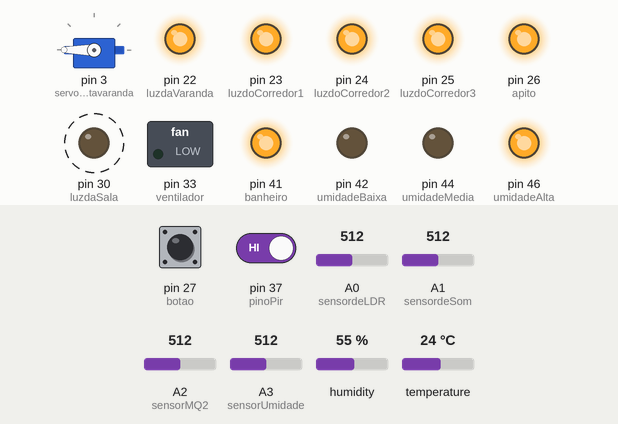
Bench run of a sketch on a simulated Arduino Mega 2560, built with avr-gcc and run on an emulated ATmega2560. Shown: servo, switched loads named in the sketch (green lamp = pin HIGH), output pins drawn as LEDs (lit = HIGH). Wiring (inferred from the names in the program): DHT11 sensor: data pin 29. Dashed ring = blinking. The test bench sets the inputs (shaded band); at power-on: A0 (sensordeLDR) = 512, A3 (sensorUmidade) = 512, A1 (sensordeSom) = 512, pin 27 (botao) LOW, pin 37 (pinoPir) HIGH, A2 (sensorMQ2) = 512, humidity 55 %, temperature 24 °C. Pins used as bus, display or sensor lines are not drawn; what the sketch prints to the serial monitor is not drawn.

Above: at 0.93 s.
1.3 s: A0 (sensordeLDR) set to 783
4.3 s: A0 (sensordeLDR) set to 812
At 4.47 s:
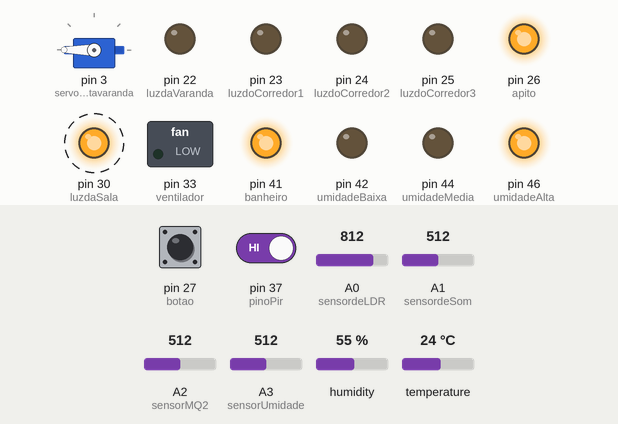
7.3 s: A3 (sensorUmidade) set to 679
10.3 s: A3 (sensorUmidade) set to 700
At 10.72 s:
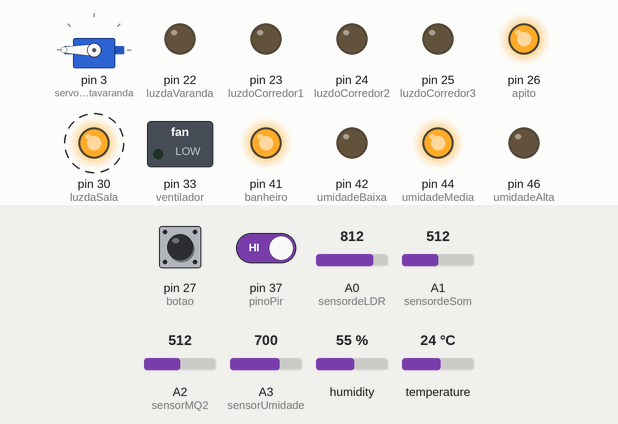
13.3 s: A1 (sensordeSom) set to 217
16.3 s: A1 (sensordeSom) set to 189
At 16.44 s:
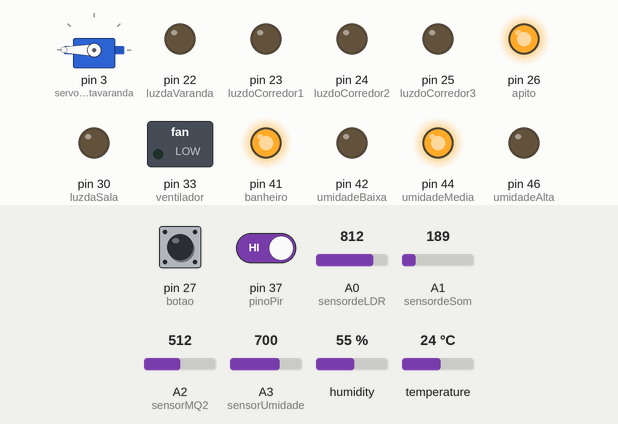
Timing chart, 0 to 19.3 s (numbered marks = the images above; inputs shaded):
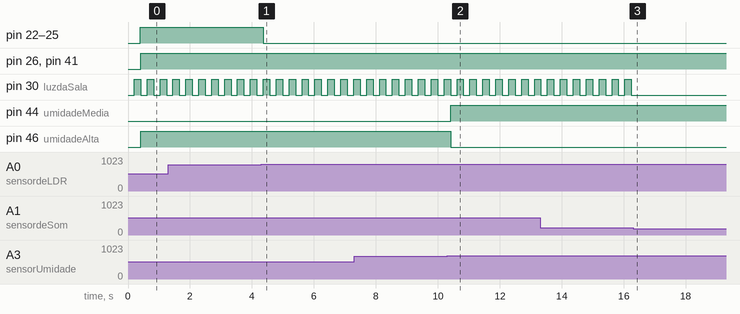

The sketch:

arduino_MaqueteCasa.ino
```cpp
/*
  Projeto: Casa Automatizada SPMAKERWEEK
  Autor:Cícero Henrique
  Data: 19/08/2019
  Descrição: Prorgamação de automação de casa inteligente com Arduino. Com exemplos de automação por sensores e controle de área de uma residência
  utilizando placa Arduino Mega - 2560. O propósito é incentivar o uso da plataforma para atrair público em resolução de problemas reais com uso
  da plataforma Arduino.
*/
//Importação de bibliotecas
#include <Servo.h>
#include <dht.h>


//Define objeto Servo
Servo servoPortavaranda;
//Define objeto dht
dht DHT;

//Definição de portas de sensores
#define sensordeLDR     A0
#define sensordeSom     A1
#define sensorMQ2       A2
#define sensorUmidade   A3
#define sensorIR        2
#define luzdaVaranda    22
#define luzdoCorredor1  23
#define luzdoCorredor2  24
#define luzdoCorredor3  25
#define apito           26
#define botao           27
#define luzdaSala       30
#define ventilador      33
#define DHT22_PIN       29
#define pinoPir         37
#define banheiro        41
#define umidadeBaixa    42              //LED UMIDADE BAIXA
#define umidadeMedia    44              //LED UMIDADE MEDIA
#define umidadeAlta     46              //LED UMIDADE ALTA

//Define contador do sensor
struct {
  uint32_t total;
}
stat = { 0 };

//Definição de variáveis
int valordoSensordeLuz;
int valordoSensorIR;
int posicaoServo;
int contador = 0;
int campainhaApertada;
int palma;
int acionamento;
float temperatura;
boolean ligar = HIGH;
int limitedoSensordeGAS = 300;                      //DEFININDO UM VALOR LIMITE (NÍVEL DE GÁS NORMAL)
long ultimoTempo = 0;
long intervalodeTempoSensorPalma = 200;

void setup() {
  Serial.begin(115200);
  pinMode(luzdaVaranda,     OUTPUT);
  pinMode(luzdoCorredor1,   OUTPUT);
  pinMode(luzdoCorredor2,   OUTPUT);
  pinMode(luzdoCorredor3,   OUTPUT);
  pinMode(apito,            OUTPUT);
  pinMode(luzdaSala,        OUTPUT);
  pinMode(ventilador,       OUTPUT);
  pinMode(banheiro,         OUTPUT);
  pinMode(sensorIR,         INPUT);
  pinMode(botao,            INPUT);
  pinMode(sensorMQ2,        INPUT);                 //DEFINE O PINO DO SENSOR COMO ENTRADA
  pinMode(sensorUmidade,    INPUT);             //DEFINE O PINO DO SENSOR COMO ENTRADA
  pinMode(umidadeBaixa,     OUTPUT);
  pinMode(umidadeMedia,     OUTPUT);
  pinMode(umidadeAlta,      OUTPUT);
  pinMode(pinoPir,          INPUT);
  pinMode(sensordeSom,      INPUT);

  servoPortavaranda.attach(3);
  servoPortavaranda.write(180);

  Serial.println("Umidade (%) | \tTemperatura (C)");

  digitalWrite(luzdaVaranda,    LOW);
  digitalWrite(luzdoCorredor1,  LOW);
  digitalWrite(luzdoCorredor2,  LOW);
  digitalWrite(luzdoCorredor3,  LOW);
  digitalWrite(luzdaSala,       LOW);
  digitalWrite(apito,           LOW);
  digitalWrite(ventilador,      LOW);
  digitalWrite(banheiro,        LOW);

}

void loop() {
  unsigned long tempoAtual = millis();

  if (tempoAtual - ultimoTempo > intervalodeTempoSensorPalma) {
    ultimoTempo = tempoAtual;
    sensordeGAS();
    sensordeLuz();
//  sensordePorta();
    campainha();
    sensorDHT();
    sensorMovimento();
    sensordeGAS();
    sensordeUmidadeSolo();
  }
  sensordePalma();

}

void sensordeLuz() {
  valordoSensordeLuz = analogRead(sensordeLDR);
  Serial.println(valordoSensordeLuz);

  if ( valordoSensordeLuz >= 800 ) {
    digitalWrite(luzdaVaranda, LOW);
    digitalWrite(luzdoCorredor1, LOW);
    digitalWrite(luzdoCorredor2, LOW);
    digitalWrite(luzdoCorredor3, LOW);
    Serial.println("Luz da varanda está apagada!");
  }
  else if (valordoSensordeLuz < 800) {
    digitalWrite(luzdaVaranda, HIGH);
    digitalWrite(luzdoCorredor1, HIGH);
    digitalWrite(luzdoCorredor2, HIGH);
    digitalWrite(luzdoCorredor3, HIGH);
    Serial.println("Luz da varanda está Ligada!");
  }

}

void sensordePorta() {
  //Le as informações do sensor Infravermelho
  valordoSensorIR = digitalRead(sensorIR);
  Serial.println(valordoSensorIR);

  if (valordoSensorIR == 0) //Verifica se o objeto foi detectado
    contador = contador + 1;

  // Serial.println(contador);
  if (contador == 1) {
    Serial.println("Porta da varada está aberta!");
    servoPortavaranda.write(75);
    delay(1000);
  }
  else if (contador == 2) {
    Serial.println("Porta da varada está fechada!");
    servoPortavaranda.write(180);
    delay(1000);
    contador = 0;
  }

}

void campainha() {

  campainhaApertada = digitalRead(botao);
  Serial.println(campainhaApertada);
  if (campainhaApertada == HIGH) {
    digitalWrite(apito, HIGH);
  }
  else if (campainhaApertada == LOW) {
    digitalWrite(apito, LOW);
  }
}

void sensordePalma() {

  palma = analogRead(sensordeSom); //Le o valor do sensor de Som
  Serial.println(palma); //Mostra no monitor Serial o valor lido

  if (palma > 200 ) {
    ligar = !ligar;
    digitalWrite(luzdaSala,  ligar);
    delay(200);
  }


}

void sensorDHT() {

  // Lê os dados so sensor de temperatura e umidade
  uint32_t start = micros();
  int chk = DHT.read22(DHT22_PIN);
  uint32_t stop = micros();

  //Contador
  stat.total++;

  // DISPLAY DATA
  Serial.print(DHT.humidity, 1);
  Serial.print("\t\t");
  Serial.print(DHT.temperature, 1);
  Serial.print("\t");
  Serial.println();

  temperatura = DHT.temperature;

  if (temperatura >= 25.00) {
    digitalWrite(ventilador, HIGH);
  }
  else if (temperatura < 25.00) {
    digitalWrite(ventilador, LOW);
  }
}

void sensorMovimento() {
  acionamento = digitalRead(pinoPir); //Le o valor do sensor PIR
  Serial.println(acionamento);

  if (acionamento == LOW) { //Sem movimento, mantem rele desligado
    digitalWrite(banheiro, LOW);
  } else { //Caso seja detectado um movimento, aciona o rele
    digitalWrite(banheiro, HIGH);
  }
}

void  sensordeGAS() {
  Serial.print("Nível de Gás Ambiente: ");             //EXIBE O TEXTO NO MONITOR SERIAL
  Serial.println(analogRead(sensorMQ2));               //MOSTRA NO MONITOR SERIAL O VALOR LIDO DO PINO ANALÓGICO
  if (analogRead(sensorMQ2) > limitedoSensordeGAS) {   //SE VALOR LIDO NO PINO ANALÓGICO FOR MAIOR QUE O VALOR LIMITE, FAZ
    digitalWrite(apito, HIGH);                         //ATIVA O BUZZER E O MESMO EMITE O SINAL SONORO
  } else {                                             //SENÃO, FAZ
    digitalWrite(apito, LOW);                          //BUZZER DESLIGADO
  }
  //  delay(100);                                          //INTERVALO DE 100 MILISSEGUNDOS
}

void sensordeUmidadeSolo() {
  int valorUmidade;               //VARIÁVEL QUE ARMAZENA O PERCENTUAL DE UMIDADE DO SOLO
  int umidadeMin = 600;           //VALOR MEDIDO COM O SOLO SECO
  int umidadeMax = 900;           //VALOR MEDIDO COM O SOLO ENXARCADO

  valorUmidade = constrain(analogRead(sensorUmidade), umidadeMin , umidadeMax); //MANTÉM valorUmidade DENTRO DO INTERVALO
  valorUmidade = map(valorUmidade, umidadeMin, umidadeMax, 100, 0);             //EXECUTA A FUNÇÃO "map" DE ACORDO COM OS PARÂMETROS PASSADOS
  Serial.print("Umidade do solo: ");                                            //IMPRIME O TEXTO NO MONITOR SERIAL
  Serial.print(valorUmidade);                                                    //IMPRIME NO MONITOR SERIAL O PERCENTUAL DE UMIDADE DO SOLO
  Serial.println("%");                                                          //IMPRIME O CARACTERE NO MONITOR SERIAL
  //delay(100);

  if (valorUmidade < 30) {
    digitalWrite(umidadeBaixa, HIGH);
    digitalWrite(umidadeMedia, LOW);
    digitalWrite(umidadeAlta, LOW);
  }
  else if (valorUmidade > 30 && valorUmidade < 70) {
    digitalWrite(umidadeMedia, HIGH);
    digitalWrite(umidadeBaixa, LOW);
    digitalWrite(umidadeAlta, LOW);
  }
  else if (valorUmidade > 70) {
    digitalWrite(umidadeAlta, HIGH);
    digitalWrite(umidadeBaixa, LOW);
    digitalWrite(umidadeMedia, LOW);
  }
}
```

dht.h
```cpp
//
//    FILE: dht.h
//  AUTHOR: Rob Tillaart
// VERSION: 0.1.20
// PURPOSE: DHT Temperature & Humidity Sensor library for Arduino
//     URL: http://arduino.cc/playground/Main/DHTLib
//
// HISTORY:
// see dht.cpp file
//

#ifndef dht_h
#define dht_h

#if ARDUINO < 100
#include <WProgram.h>
#include <pins_arduino.h>  // fix for broken pre 1.0 version - TODO TEST
#else
#include <Arduino.h>
#endif

#define DHT_LIB_VERSION "0.1.20"

#define DHTLIB_OK                   0
#define DHTLIB_ERROR_CHECKSUM       -1
#define DHTLIB_ERROR_TIMEOUT        -2
#define DHTLIB_ERROR_CONNECT        -3
#define DHTLIB_ERROR_ACK_L          -4
#define DHTLIB_ERROR_ACK_H          -5

#define DHTLIB_DHT11_WAKEUP         18
#define DHTLIB_DHT_WAKEUP           1

#define DHTLIB_DHT11_LEADING_ZEROS  1
#define DHTLIB_DHT_LEADING_ZEROS    6

// max timeout is 100 usec.
// For a 16 Mhz proc 100 usec is 1600 clock cycles
// loops using DHTLIB_TIMEOUT use at least 4 clock cycli
// so 100 us takes max 400 loops
// so by dividing F_CPU by 40000 we "fail" as fast as possible
#define DHTLIB_TIMEOUT 400 // (F_CPU/40000)

class dht
{
public:
    // return values:
    // DHTLIB_OK
    // DHTLIB_ERROR_CHECKSUM
    // DHTLIB_ERROR_TIMEOUT
    // DHTLIB_ERROR_CONNECT
    // DHTLIB_ERROR_ACK_L
    // DHTLIB_ERROR_ACK_H
    int8_t read11(uint8_t pin);
    int8_t read(uint8_t pin);

    inline int8_t read21(uint8_t pin) { return read(pin); };
    inline int8_t read22(uint8_t pin) { return read(pin); };
    inline int8_t read33(uint8_t pin) { return read(pin); };
    inline int8_t read44(uint8_t pin) { return read(pin); };

    double humidity;
    double temperature;

private:
    uint8_t bits[5];  // buffer to receive data
    int8_t _readSensor(uint8_t pin, uint8_t wakeupDelay, uint8_t leadingZeroBits);
};
#endif
//
// END OF FILE
//
```

Measured:
- the behaviour switches between 799 and 800 on A0 (sensordeLDR) (found by bisection; images 0 and 1)
- the behaviour switches between 692 and 693 on A3 (sensorUmidade) (found by bisection; images 1 and 2)
- the behaviour switches between 201 and 200 on A1 (sensordeSom) (found by bisection; images 2 and 3)
- after the input at 4.3 s, pin 22 (luzdaVaranda), pin 23 (luzdoCorredor1), pin 24 (luzdoCorredor2), pin 25 (luzdoCorredor3): HIGH → LOW after 0.06 s
- after the input at 10.3 s, pin 44 (umidadeMedia): LOW → HIGH after 0.11 s; pin 46 (umidadeAlta): HIGH → LOW after 0.11 s
- after the input at 16.3 s, pin 30 (luzdaSala): stops changing and stays LOW
- by itself, pin 30 (luzdaSala): alternates HIGH for 0.21 s and LOW for 0.21 s
